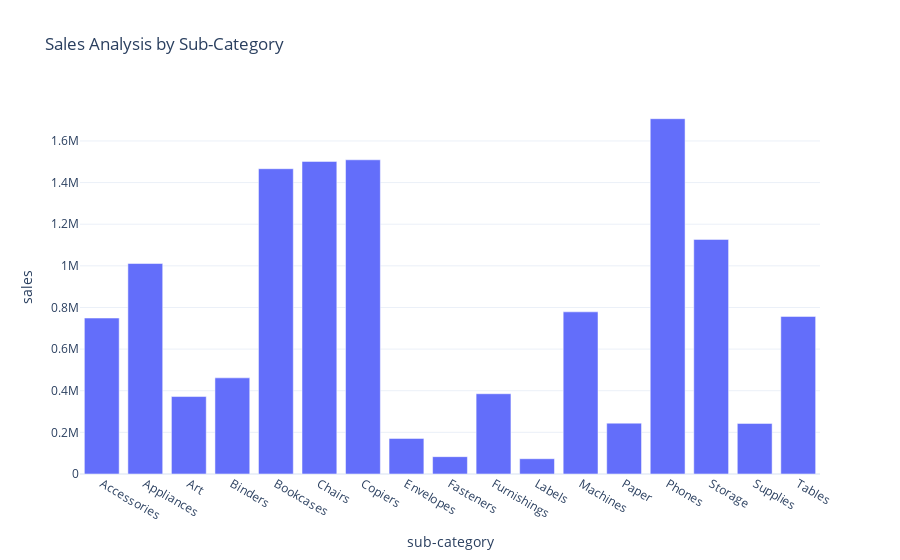

Source (notebook cell):
### Markdown cell above
• Technology has highest sale.

### Code cell
sales_by_subcategory = data.groupby('sub-category')['sales'].sum().reset_index()
fig = px.bar(sales_by_subcategory,
x='sub-category',
y='sales',
title='Sales Analysis by Sub-Category')
fig.show()

### Figure 1 — Plotly figure (JSON) as saved in the notebook; plotly's stock layout.template omitted (floating-point values rounded to 4 significant figures)
{"data": [{"alignmentgroup": "True", "hovertemplate": "sub-category=%{x}<br>sales=%{y}<extra></extra>", "legendgroup": "", "marker": {"color": "#636efa", "pattern": {"shape": ""}}, "name": "", "offsetgroup": "", "orientation": "v", "showlegend": false, "textposition": "auto", "type": "bar", "x": ["Accessories", "Appliances", "Art", "Binders", "Bookcases", "Chairs", "Copiers", "Envelopes", "Fasteners", "Furnishings", "Labels", "Machines", "Paper", "Phones", "Storage", "Supplies", "Tables"], "xaxis": "x", "y": [749200.0, 1011000.0, 372100.0, 461900.0, 1467000.0, 1502000.0, 1509000.0, 170900.0, 83240.0, 385600.0, 73400.0, 779100.0, 244300.0, 1707000.0, 1127000.0, 243100.0, 757000.0], "yaxis": "y"}], "layout": {"barmode": "relative", "legend": {"tracegroupgap": 0}, "title": {"text": "Sales Analysis by Sub-Category"}, "xaxis": {"anchor": "y", "domain": [0, 1], "title": {"text": "sub-category"}}, "yaxis": {"anchor": "x", "domain": [0, 1], "title": {"text": "sales"}}}}
